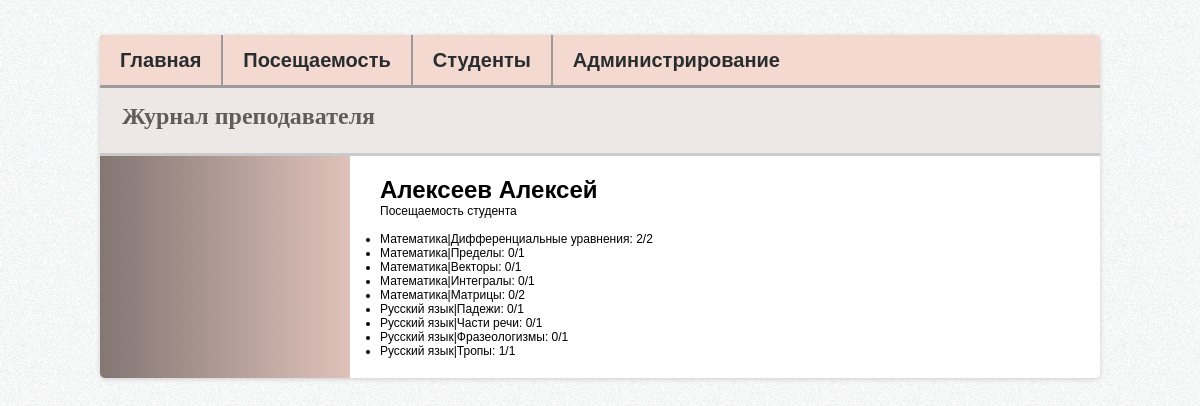
/student/6, run on the app's committed database.
### study/models.py (models this page shows, shortened)
class Student(models.Model):
    name = models.TextField()

class Subsection(models.Model):
    subject = models.ForeignKey('Subject')
    title = models.TextField()
    def __str__(self):
        return str(self.subject) + '|' + str(self.title)

class Subject(models.Model):
    professor = models.ForeignKey('Professor')
    title = models.TextField()
    def __str__(self):
        return self.title

### study/views.py (the view)
# urls.py: url(r'^student/(?P<student_id>[0-9]+)', views.student, name='student'),
def student(request, student_id):
    student = Student.objects.get(id=student_id)
    student_info = {}
    lessons_dict = __get_student_lessons_dict(StudentLesson.objects.order_by('student'), Student.objects.order_by('name'))
    for subsection in Subsection.objects.order_by('id'):
        counter = 0
        for lesson in lessons_dict[student]:
            if lesson.subsection == subsection:
                counter += 1
        student_info[subsection] = counter
    lessons_info = {}
    for subsection in Subsection.objects.order_by('id'):
        counter = 0
        for lesson in Lesson.objects.order_by('id'):
            if lesson.subsection == subsection:
                counter += 1
        lessons_info[subsection] = counter
    context = {'student_info': student_info, 'lessons_info': lessons_info, 'student': student}
    return render(request, 'study/student.html', context)

### study/views.py (called while the page is built)
def __get_student_lessons_dict(student_lesson_list, students_list):
    result = {}
    for student in students_list:
        result[student] = []
        for student_lesson in student_lesson_list:
            if student_lesson.student == student:
                result[student].append(student_lesson.lesson)
    return result

@register.filter
def get_item(dictionary, key):
    return dictionary.get(key)

### study/templates/study/student.html (shortened to what this page needs)
{% extends 'study/base.html' %}
{% block content %}
<h1>{{student.name}}</h1>
Посещаемость студента
<br>
<br>
<ul>
    {% for subsection in student_info %}
    <li>
        {{ subsection }}: {{ student_info|get_item:subsection }}/{{ lessons_info|get_item:subsection }}
    </li>
    {% endfor %}
</ul>
{% endblock %}

### study/static/study/style.css (style rules this page uses)
* { margin: 0; padding: 0; }
body { background: url("../images/bg.png") #EAEAEA; font: 12px Arial, Tahoma; }

### data on the page
Student: name "Алексеев Алексей"
Subsection: subject+title "Математика|Дифференциальные уравнения", id "2"
Subsection: subject+title "Математика|Пределы", id "0", id "1"
Subsection: subject+title "Математика|Векторы", id "0", id "1"
Subsection: subject+title "Математика|Интегралы", id "0", id "1"
Subsection: subject+title "Математика|Матрицы", id "0", id "2"
Subsection: subject+title "Русский язык|Падежи", id "0", id "1"
Subsection: subject+title "Русский язык|Части речи", id "0", id "1"
Subsection: subject+title "Русский язык|Фразеологизмы", id "0", id "1"
Subsection: subject+title "Русский язык|Тропы", id "1"
